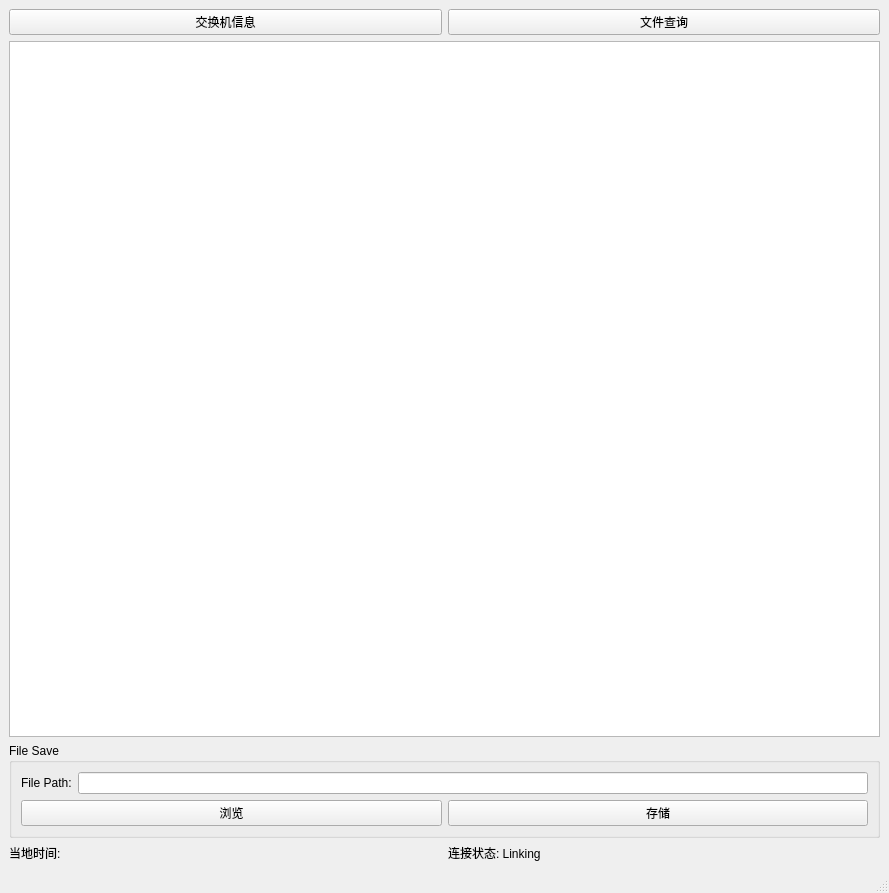
<?xml version="1.0" encoding="UTF-8"?>
<ui version="4.0">
 <class>MainWindow</class>
 <widget class="QMainWindow" name="MainWindow">
  <property name="geometry">
   <rect>
    <x>0</x>
    <y>0</y>
    <width>889</width>
    <height>893</height>
   </rect>
  </property>
  <property name="windowTitle">
   <string>Network Interface</string>
  </property>
  <widget class="QWidget" name="centralwidget">
   <layout class="QVBoxLayout" name="verticalLayout_central">
    <item>
     <layout class="QHBoxLayout" name="horizontalLayout_buttons">
      <item>
       <widget class="QPushButton" name="pushButton_switchWindow">
        <property name="text">
         <string>交换机信息</string>
        </property>
       </widget>
      </item>
      <item>
       <widget class="QPushButton" name="pushButton_switchWindow_3">
        <property name="text">
         <string>文件查询</string>
        </property>
       </widget>
      </item>
     </layout>
    </item>
    <item>
     <widget class="QGraphicsView" name="graphicsView"/>
    </item>
    <item>
     <widget class="QGroupBox" name="fileSaveGroupBox">
      <property name="title">
       <string>File Save</string>
      </property>
      <layout class="QVBoxLayout" name="verticalLayout_save">
       <item>
        <layout class="QHBoxLayout" name="horizontalLayout_path">
         <item>
          <widget class="QLabel" name="label_savePath">
           <property name="text">
            <string>File Path:</string>
           </property>
          </widget>
         </item>
         <item>
          <widget class="QLineEdit" name="lineEdit_savePath"/>
         </item>
        </layout>
       </item>
       <item>
        <layout class="QHBoxLayout" name="horizontalLayout"/>
       </item>
       <item>
        <layout class="QHBoxLayout" name="horizontalLayout_buttons">
         <item>
          <widget class="QPushButton" name="pushButton_browse">
           <property name="text">
            <string>浏览</string>
           </property>
          </widget>
         </item>
         <item>
          <widget class="QPushButton" name="pushButton_browse_2">
           <property name="text">
            <string>存储</string>
           </property>
          </widget>
         </item>
        </layout>
       </item>
      </layout>
     </widget>
    </item>
    <item>
     <layout class="QHBoxLayout" name="horizontalLayout_status">
      <item>
       <widget class="QLabel" name="label_time">
        <property name="text">
         <string>当地时间:</string>
        </property>
       </widget>
      </item>
      <item>
       <widget class="QLabel" name="label_switchStatus">
        <property name="text">
         <string>连接状态: Linking</string>
        </property>
       </widget>
      </item>
     </layout>
    </item>
   </layout>
  </widget>
  <widget class="QStatusBar" name="statusbar"/>
 </widget>
 <resources/>
 <connections/>
</ui>
